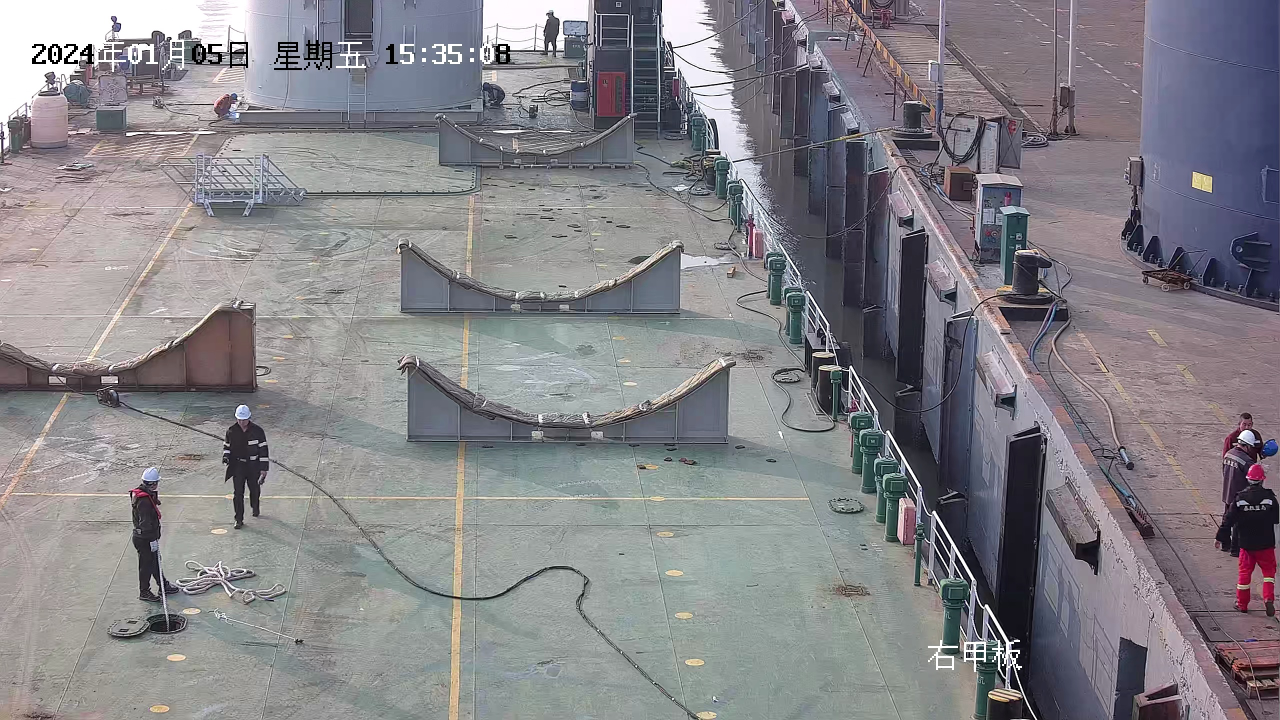
#> input picture assets/images/000456.jpg, 2560 x 1440 px (shown at 1/2 size)
$ python -i gmc.py   (imports and definitions only)
#> lines starting #> are read from the running program, lines starting #| are printed output that depends on the picture
#> further down, picture is the input picture: shape (1440, 2560, 3); mean B, G, R 136.3, 131.4, 133.2
# Ultralytics YOLO 🚀, AGPL-3.0 license

import copy

import cv2
import numpy as np

# from ultralytics.utils import LOGGER


class GMC:
    """
    Generalized Motion Compensation (GMC) class for tracking and object detection in video frames.

    This class provides methods for tracking and detecting objects based on several tracking algorithms including ORB,
    SIFT, ECC, and Sparse Optical Flow. It also supports downscaling of frames for computational efficiency.

    Attributes:
        method (str): The method used for tracking. Options include 'orb', 'sift', 'ecc', 'sparseOptFlow', 'none'.
        downscale (int): Factor by which to downscale the frames for processing.
        prevFrame (np.array): Stores the previous frame for tracking.
        prevKeyPoints (list): Stores the keypoints from the previous frame.
        prevDescriptors (np.array): Stores the descriptors from the previous frame.
        initializedFirstFrame (bool): Flag to indicate if the first frame has been processed.

    Methods:
        __init__(self, method='sparseOptFlow', downscale=2): Initializes a GMC object with the specified method
                                                              and downscale factor.
        apply(self, raw_frame, detections=None): Applies the chosen method to a raw frame and optionally uses
                                                 provided detections.
        applyEcc(self, raw_frame, detections=None): Applies the ECC algorithm to a raw frame.
        applyFeatures(self, raw_frame, detections=None): Applies feature-based methods like ORB or SIFT to a raw frame.
        applySparseOptFlow(self, raw_frame, detections=None): Applies the Sparse Optical Flow method to a raw frame.
    """

    def __init__(self, method: str = "sparseOptFlow", downscale: int = 2) -> None:
        """
        Initialize a video tracker with specified parameters.

        Args:
            method (str): The method used for tracking. Options include 'orb', 'sift', 'ecc', 'sparseOptFlow', 'none'.
            downscale (int): Downscale factor for processing frames.
        """
        super().__init__()

        self.method = method
        self.downscale = max(1, int(downscale))

        if self.method == "orb":
            self.detector = cv2.FastFeatureDetector_create(20)
            self.extractor = cv2.ORB_create()
            self.matcher = cv2.BFMatcher(cv2.NORM_HAMMING)

        elif self.method == "sift":
            self.detector = cv2.SIFT_create(nOctaveLayers=3, contrastThreshold=0.02, edgeThreshold=20)
            self.extractor = cv2.SIFT_create(nOctaveLayers=3, contrastThreshold=0.02, edgeThreshold=20)
            self.matcher = cv2.BFMatcher(cv2.NORM_L2)

        elif self.method == "ecc":
            number_of_iterations = 5000
            termination_eps = 1e-6
            self.warp_mode = cv2.MOTION_EUCLIDEAN
            self.criteria = (cv2.TERM_CRITERIA_EPS | cv2.TERM_CRITERIA_COUNT, number_of_iterations, termination_eps)

        elif self.method == "sparseOptFlow":
            self.feature_params = dict(
                maxCorners=1000, qualityLevel=0.01, minDistance=1, blockSize=3, useHarrisDetector=False, k=0.04
            )

        elif self.method in {"none", "None", None}:
            self.method = None
        else:
            raise ValueError(f"Error: Unknown GMC method:{method}")

        self.prevFrame = None
        self.prevKeyPoints = None
        self.prevDescriptors = None
        self.initializedFirstFrame = False

    def apply(self, raw_frame: np.array, detections: list = None) -> np.array:
        """
        Apply object detection on a raw frame using specified method.

        Args:
            raw_frame (np.array): The raw frame to be processed.
            detections (list): List of detections to be used in the processing.

        Returns:
            (np.array): Processed frame.

        Examples:
            >>> gmc = GMC()
            >>> gmc.apply(np.array([[1, 2, 3], [4, 5, 6]]))
            array([[1, 2, 3],
                   [4, 5, 6]])
        """
        if self.method in ["orb", "sift"]:
            return self.applyFeatures(raw_frame, detections)
        elif self.method == "ecc":
            return self.applyEcc(raw_frame, detections)
        elif self.method == "sparseOptFlow":
            return self.applySparseOptFlow(raw_frame, detections)
        else:
            return np.eye(2, 3)

    # [188 lines left out: functions applyEcc, applyFeatures, not called in this run]

    def applySparseOptFlow(self, raw_frame: np.array, detections: list = None) -> np.array:
        """
        Apply Sparse Optical Flow method to a raw frame.

        Args:
            raw_frame (np.array): The raw frame to be processed.
            detections (list): List of detections to be used in the processing.

        Returns:
            (np.array): Processed frame.

        Examples:
            >>> gmc = GMC()
            >>> gmc.applySparseOptFlow(np.array([[1, 2, 3], [4, 5, 6]]))
            array([[1, 2, 3],
                   [4, 5, 6]])
        """
        height, width, _ = raw_frame.shape
        frame = cv2.cvtColor(raw_frame, cv2.COLOR_BGR2GRAY)
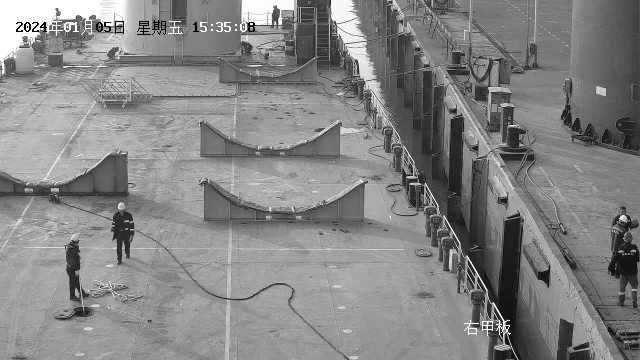
#> frame: shape (1440, 2560) (shown at 1/4 size); min 0, max 255, mean 132.5
        H = np.eye(2, 3)

        # Downscale image
        if self.downscale > 1.0:
            frame = cv2.resize(frame, (width // self.downscale, height // self.downscale))
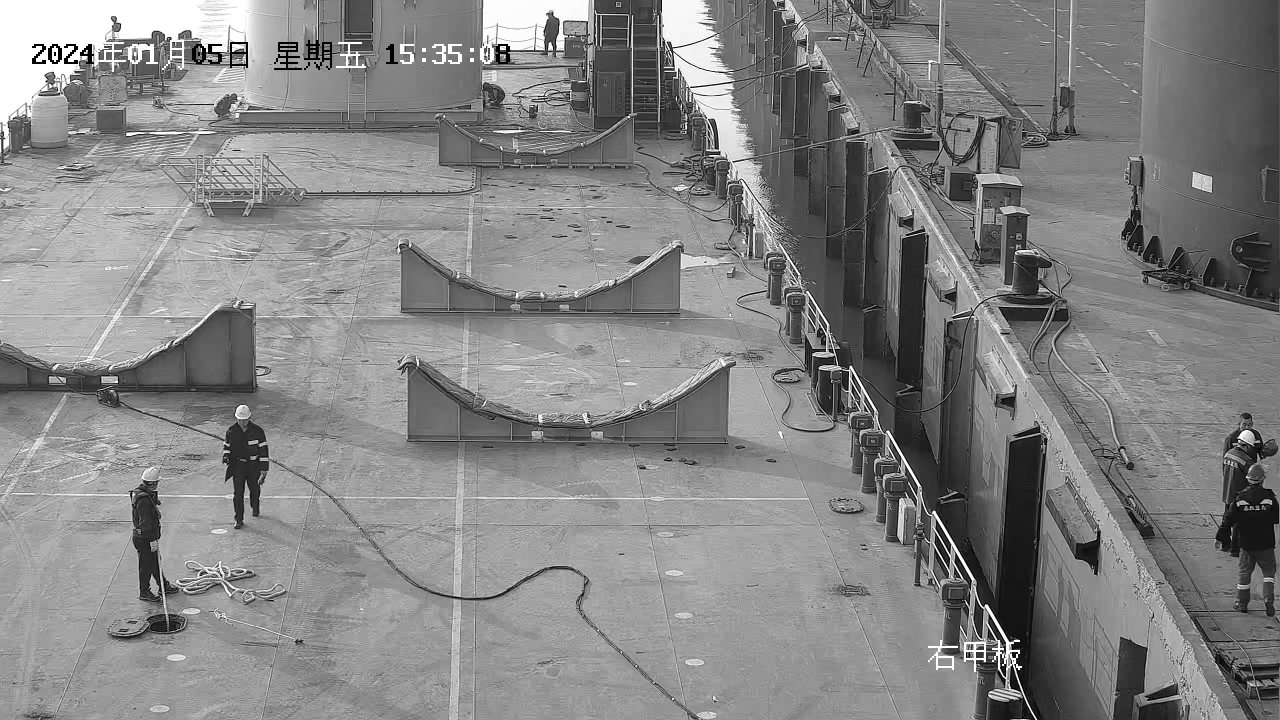
#> frame: shape (720, 1280); min 0, max 255, mean 132.6

        # Find the keypoints
        keypoints = cv2.goodFeaturesToTrack(frame, mask=None, **self.feature_params)
#> keypoints = 1000 rows, first 8: [232, 51], [1015, 657], [54, 61], [64, 47], [32, 47], [54, 46], [1018, 653], [54, 55]

        # Handle first frame
        if not self.initializedFirstFrame:
            self.prevFrame = frame.copy()
            self.prevKeyPoints = copy.copy(keypoints)
#> self.prevKeyPoints has the same summary as keypoints
            self.initializedFirstFrame = True
            return H

        # Find correspondences
        matchedKeypoints, status, err = cv2.calcOpticalFlowPyrLK(self.prevFrame, frame, self.prevKeyPoints, None)

        # Leave good correspondences only
        prevPoints = []
        currPoints = []

        for i in range(len(status)):
            if status[i]:
                prevPoints.append(self.prevKeyPoints[i])
                currPoints.append(matchedKeypoints[i])

        prevPoints = np.array(prevPoints)
        currPoints = np.array(currPoints)

        # Find rigid matrix
        if np.size(prevPoints, 0) > 4 and np.size(prevPoints, 0) == np.size(prevPoints, 0):
            H, inliers = cv2.estimateAffinePartial2D(prevPoints, currPoints, cv2.RANSAC)

            if self.downscale > 1.0:
                H[0, 2] *= self.downscale
                H[1, 2] *= self.downscale
        else:
            # LOGGER.warning("WARNING: not enough matching points")
            pass
        self.prevFrame = frame.copy()
        self.prevKeyPoints = copy.copy(keypoints)

        return H

    # [6 lines left out: function reset_params, not called in this run]

>>> import cv2
>>> picture = cv2.imread('../../../assets/images/000456.jpg')
>>> result = GMC().apply(picture)
#> result = [[1, 0, 0], [0, 1, 0]]

$ run again, on assets/images/005183.jpg
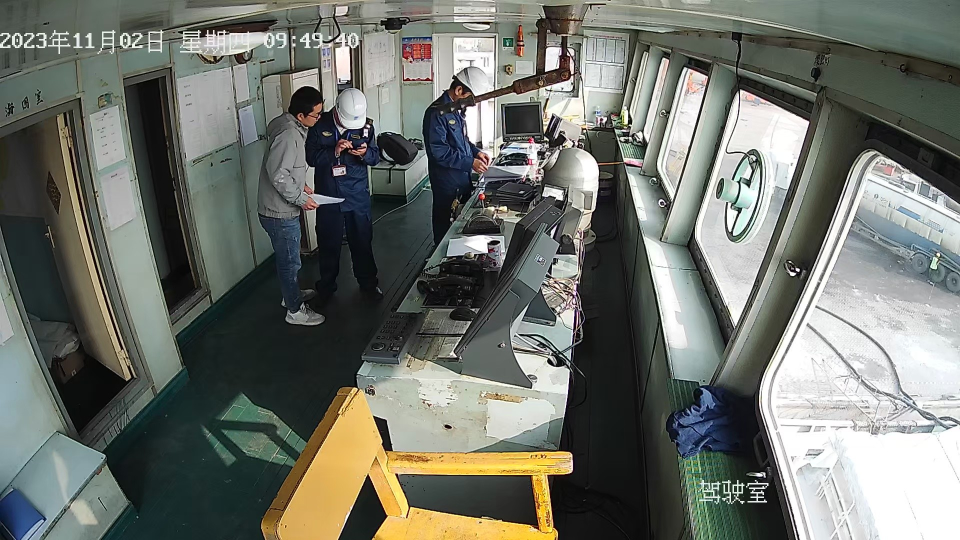
#> input picture assets/images/005183.jpg, 1920 x 1080 px (shown at 1/2 size)
#> picture is the input picture: shape (1080, 1920, 3); mean B, G, R 107.6, 114.9, 111.5
#> in applySparseOptFlow, `frame = cv2.cvtColor(raw_frame, cv2.COLOR_BGR2GRAY)`:
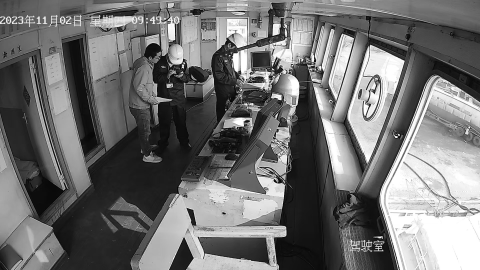
#> frame: shape (1080, 1920) (shown at 1/4 size); min 0, max 255, mean 113
#> in applySparseOptFlow, `frame = cv2.resize(frame, (width // self.downscale, height // self.dow..`:
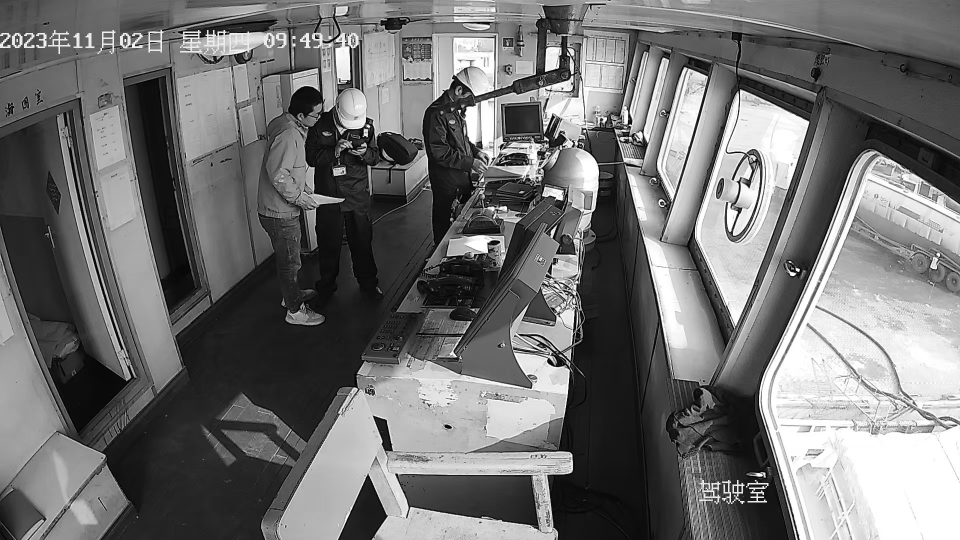
#> frame: shape (540, 960); min 1, max 255, mean 113.2
#> keypoints = 1000 rows, first 8: [798, 270], [459, 110], [758, 499], [795, 273], [755, 499], [545, 71], [366, 135], [572, 74]
#> self.prevKeyPoints has the same summary as keypoints
#> result = [[1, 0, 0], [0, 1, 0]]

$ run again, on assets/images/006720.jpg
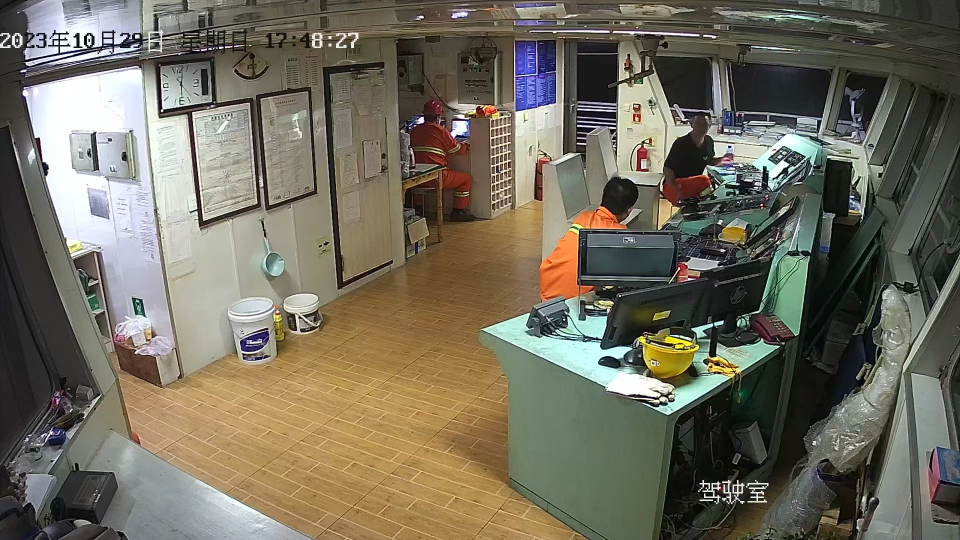
#> input picture assets/images/006720.jpg, 1920 x 1080 px (shown at 1/2 size)
#> picture is the input picture: shape (1080, 1920, 3); mean B, G, R 94.5, 109.4, 114.4
#> in applySparseOptFlow, `frame = cv2.cvtColor(raw_frame, cv2.COLOR_BGR2GRAY)`:
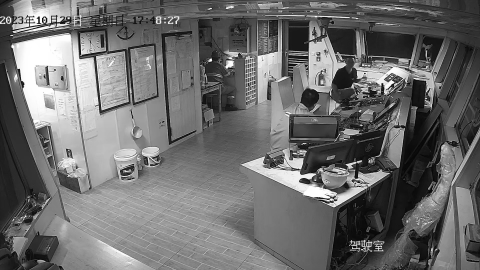
#> frame: shape (1080, 1920) (shown at 1/4 size); min 0, max 255, mean 109.2
#> in applySparseOptFlow, `frame = cv2.resize(frame, (width // self.downscale, height // self.dow..`:
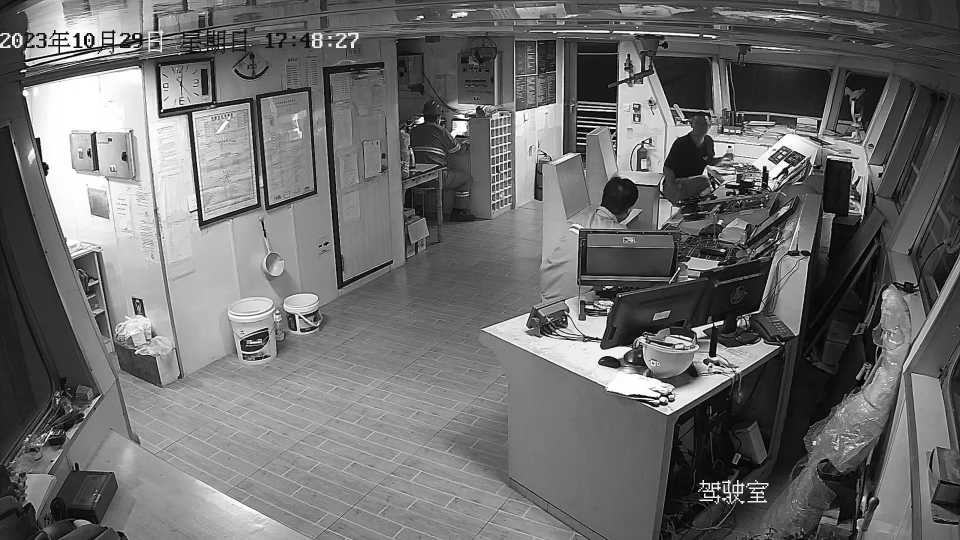
#> frame: shape (540, 960); min 1, max 255, mean 109.3
#> keypoints = 1000 rows, first 8: [61, 51], [704, 493], [728, 146], [59, 34], [718, 483], [61, 37], [788, 164], [61, 43]
#> self.prevKeyPoints has the same summary as keypoints
#> result = [[1, 0, 0], [0, 1, 0]]
